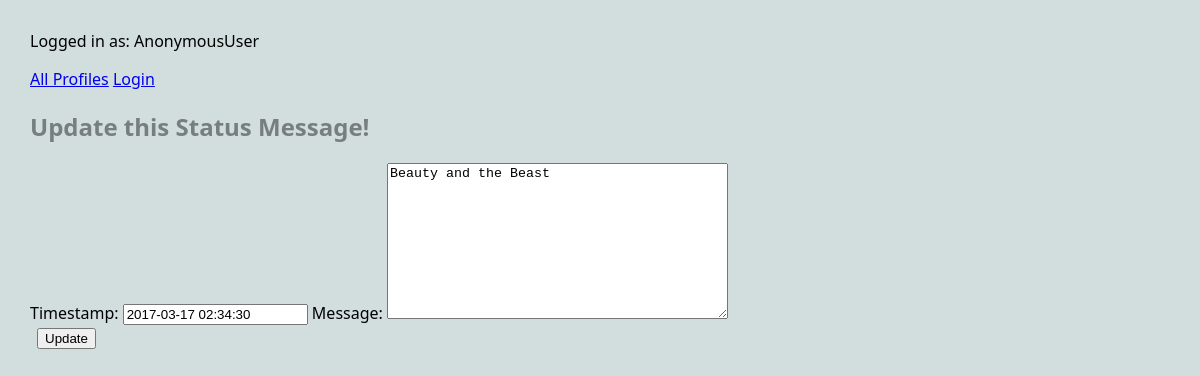
/mini_fb/status/13/update, run on an earlier commit of the app's database.
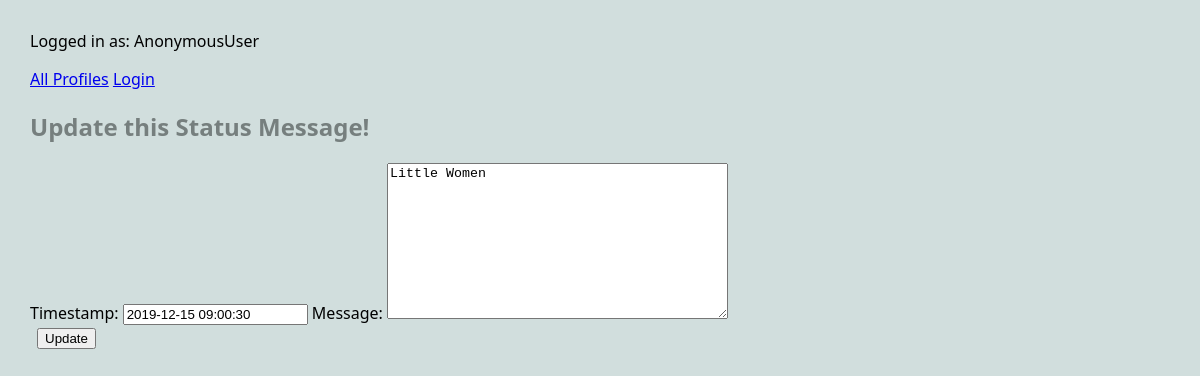
And on a later commit of the database.
### mini_fb/models.py (models this page shows, shortened)
class StatusMessage(models.Model):
    timestamp = models.DateTimeField(blank=False)
    message = models.TextField(blank=False)
    profile = models.ForeignKey("Profile", on_delete=models.CASCADE)

### mini_fb/views.py (the view, shortened to what this page needs)
class UpdateStatusMessageView(UpdateView):
    model = StatusMessage
    form_class = UpdateStatusMessageForm
    template_name = 'mini_fb/update_status_form.html'

### mini_fb/forms.py
class UpdateStatusMessageForm(forms.ModelForm):
    class Meta:
        model = StatusMessage
        fields = ['timestamp', 'message',]

### mini_fb/templates/mini_fb/update_status_form.html (shortened to what this page needs)
{% extends 'mini_fb/base.html' %}
{% block content %}
<form method="POST">
    <h2>Update this Status Message!</h2>
    {{form.as_table}}
    <table>
        <tr>
            <td></td>
            <td>
                <input type="submit" name="submit" value="Update">
            </form>
{% endblock %}

What changed in the data, as far as the page shows it:
changed StatusMessage: timestamp "2017-03-17 02:34:30" → "2019-12-15 09:00:30"; message "Beauty and the Beast" → "Little Women"
